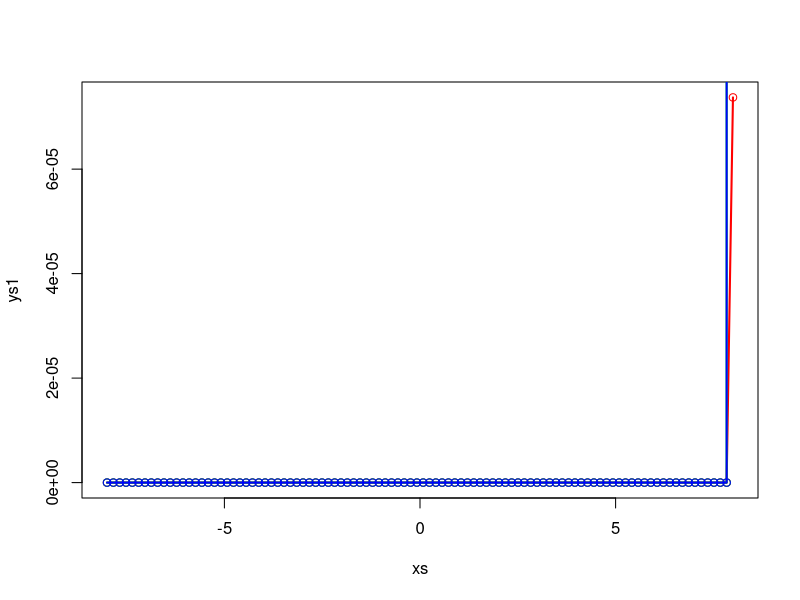
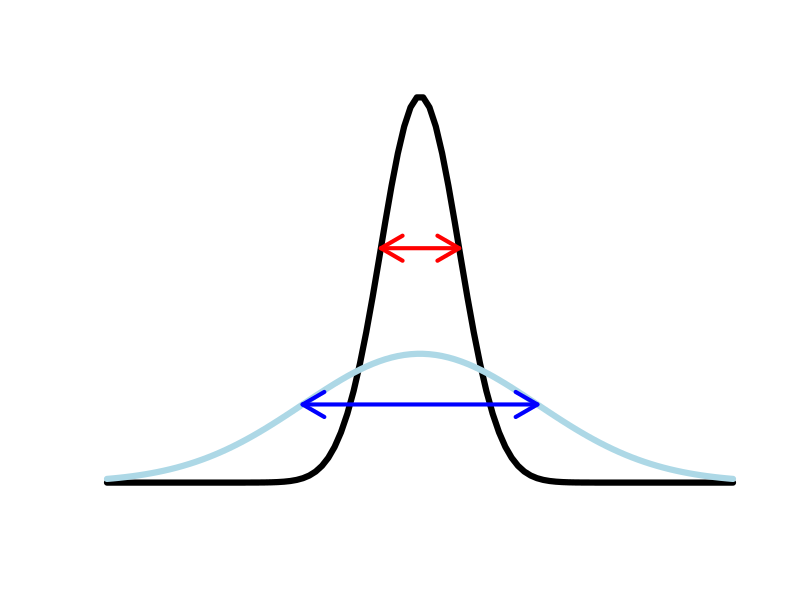
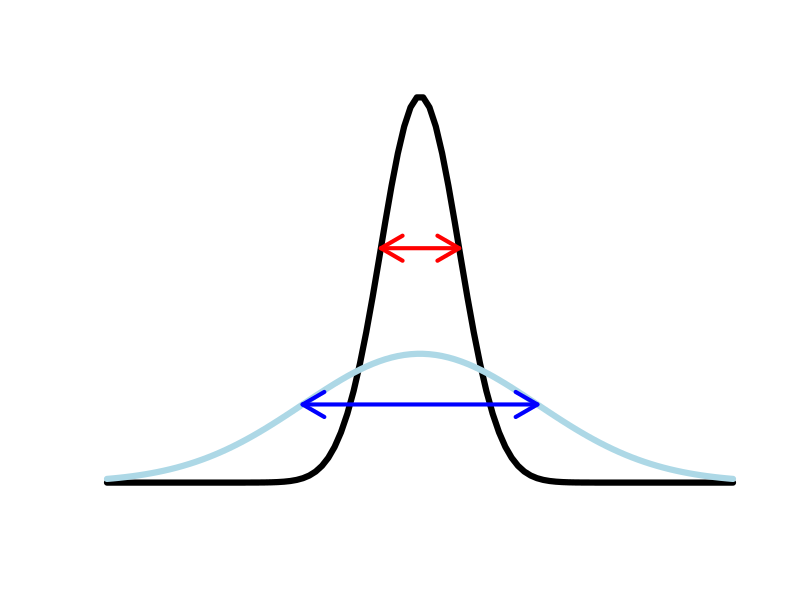
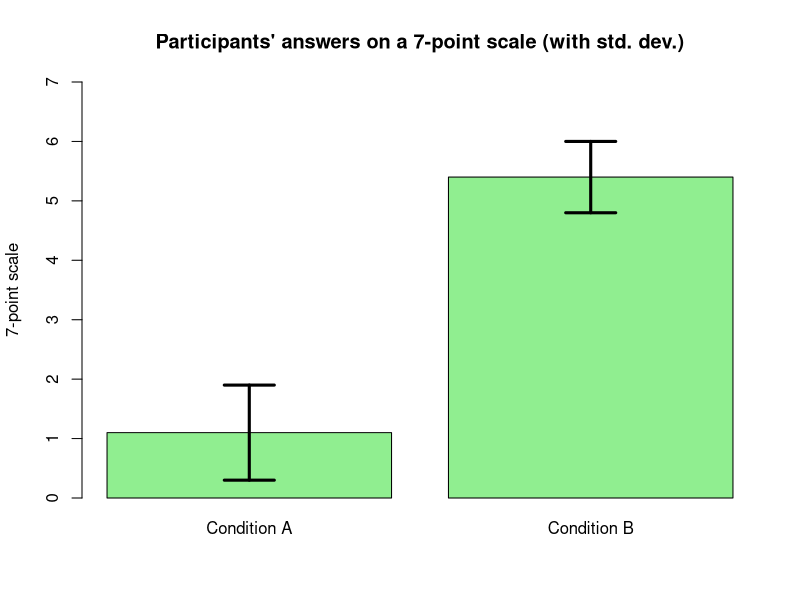
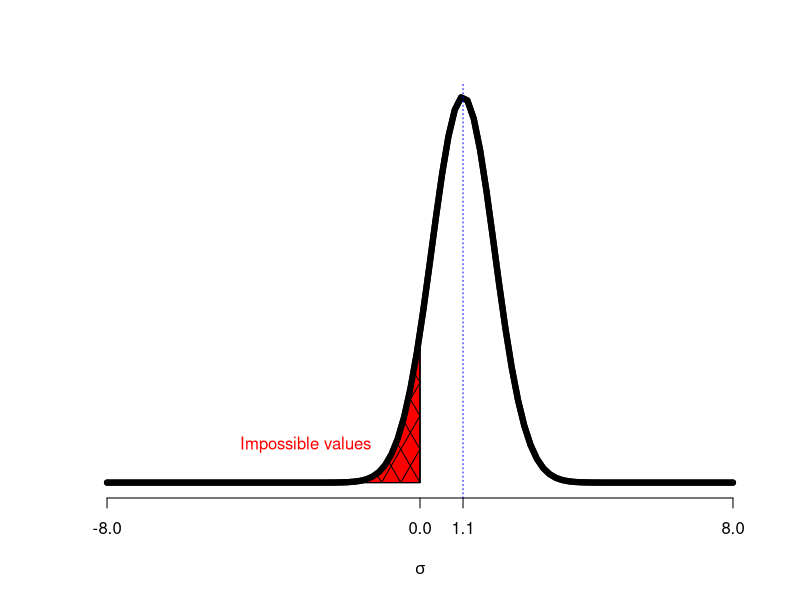
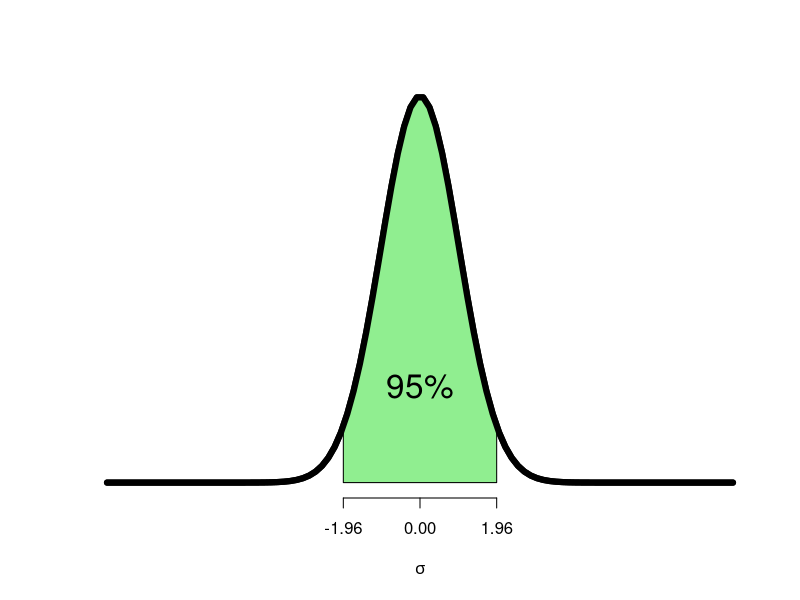
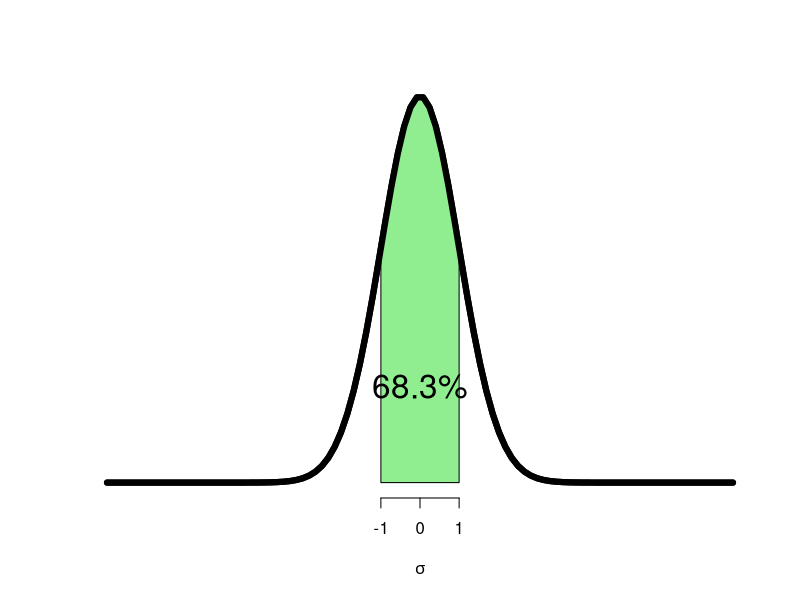
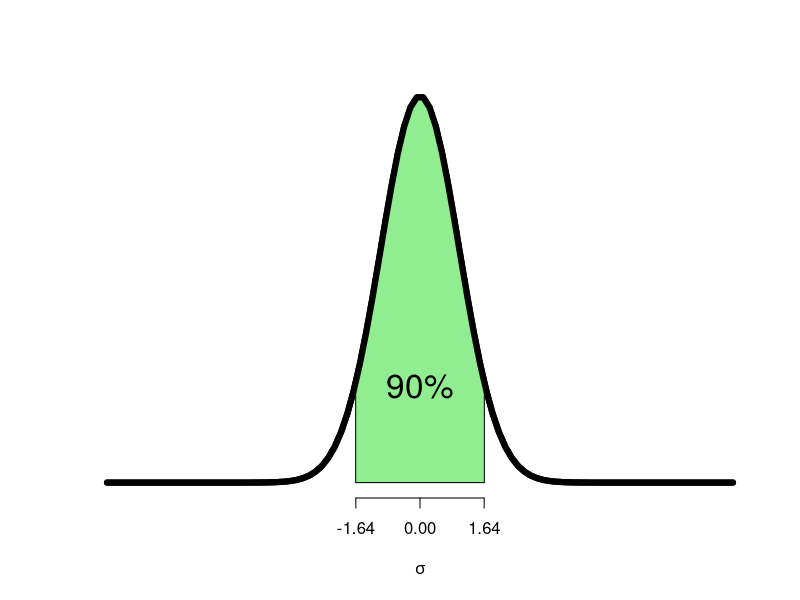

R code for these plots, in order:



#BASIC PLOTS


xs = seq(-8,8, length.out=100)
ys1 = dnorm(xs)
ys2 = dnorm(xs, sd=3)

png('/home/maciek/Work/teaching/ASU_STATS_MODULE/lecture2/images/var.png', width=480*2, height=480)

plot(xs, ys1, type='l', lwd=6, xlab='',ylab='', xaxt='n', yaxt='n', bty='n')
lines(xs, ys2, col='lightblue', lwd=6)

arrows(-1, dnorm(-1), 1, dnorm(1), code=3, col='red', lwd=4)
arrows(-3, dnorm(-3, sd=3), 3, dnorm(3, sd=3), code=3, col='blue', lwd=4)
dev.off()



png('/home/maciek/Work/teaching/ASU_STATS_MODULE/lecture2/images/mean.png', width=480*2, height=480)

plot(xs, ys1, type='l', lwd=6, xlab='',ylab='', xaxt='n', yaxt='n', bty='n')
lines(xs, ys2, col='lightblue', lwd=6)

arrows(-1, dnorm(-1), 1, dnorm(1), code=3, col='red', lwd=4)
arrows(-3, dnorm(-3, sd=3), 3, dnorm(3, sd=3), code=3, col='blue', lwd=4)
dev.off()



###PSYCH
png('/home/maciek/Work/teaching/ASU_STATS_MODULE/lecture2/images/psych.png')
b = barplot(c(1.1,5.4), ylim=c(0,7), col='lightgreen', main="Participants' answers on a 7-point scale (with std. dev.)", ylab='7-point scale', names.arg=c('Condition A', 'Condition B'))
arrows(b[1],0.3,b[1],1.9, angle=90, code=3, lwd=3)
arrows(b[2],4.8,b[2],6, angle=90, code=3, lwd=3)
dev.off()

png('/home/maciek/Work/teaching/ASU_STATS_MODULE/lecture2/images/psych2.png')

xs = seq(-8,8, length.out=100)
ys1 = dnorm(xs, 1.1,.8)
xs2 = seq(-8, 0, length.out=100)
ys2 = dnorm(xs2, 1.1,.8)

plot(xs, ys1, type='l', lwd=6, xlab=expression(sigma),ylab='', xaxt='n', yaxt='n', bty='n')
polygon(c(xs2, rev(xs2)), c(ys2, rep(0,100)), col='red')
polygon(c(xs2, rev(xs2)), c(ys2, rep(0,100)), angle=60, density=6)
polygon(c(xs2, rev(xs2)), c(ys2, rep(0,100)), angle=-60, density=6)
lines(xs, ys1, lwd=6)
axis(1, at=c(-8, 0, 1.1, 8)) 
abline(v=1.1, col='blue', lty=3)
text(-1,dnorm(0, 1.1,.8)/4, 'Impossible values', col='red', cex=1, pos=2)
dev.off()

###NORMAL PLOTS

plot_norm_region = function(alpha){
	xs = seq(-8,8, length.out=100)
	ys1 = dnorm(xs)
	xs2 = seq(qnorm(alpha), qnorm(1-alpha), length.out=100)
	ys2 = dnorm(xs2)
	plot(xs, ys1, type='l', lwd=6, xlab=expression(sigma),ylab='', xaxt='n', yaxt='n', bty='n')
	polygon(c(xs2, rev(xs2)), c(ys2, rep(0,100)), col='lightgreen')
	lines(xs, ys1, lwd=6)
	axis(1, at=round(c(qnorm(alpha),0,qnorm(1-alpha)),2)) 
	text(0, dnorm(0)/4, paste(round(100-alpha*200,1), '%', sep=''),cex=2)
}

png('/home/maciek/Work/teaching/ASU_STATS_MODULE/lecture2/images/normA.png')
plot_norm_region(.025); dev.off()
png('/home/maciek/Work/teaching/ASU_STATS_MODULE/lecture2/images/normB.png')
plot_norm_region(0.1586553); dev.off()
png('/home/maciek/Work/teaching/ASU_STATS_MODULE/lecture2/images/normC.png')
plot_norm_region(.05); dev.off()
png('/home/maciek/Work/teaching/ASU_STATS_MODULE/lecture2/images/normD.png')
plot_norm_region(.005); dev.off()




### CENTRAL LIMIT THEORUM PLOTS:


z = runif(1000, -1000, 1000)
z = c(z, (rbeta(1000, .4, .2)*2000 - 1000))
z = c(z, (rbeta(1000, 3, 2)*2000 - 1000))

png('/home/maciek/Work/teaching/ASU_STATS_MODULE/lecture2/images/crazy_data.png')
plot(density(z), type='l', lwd=6, xlab='',ylab='', xaxt='n', yaxt='n', bty='n', main='', col='blue')
abline(h=0, lwd=2)
dev.off()

png('/home/maciek/Work/teaching/ASU_STATS_MODULE/lecture2/images/sane_mean.png')
xs = seq(-8,8, length.out=100)
ys1 = dnorm(xs)
plot(xs,ys1, type='l', lwd=6, xlab='',ylab='', xaxt='n', yaxt='n', bty='n', main='', col='red')
abline(h=0, lwd=2)
dev.off()


png('/home/maciek/Work/teaching/ASU_STATS_MODULE/lecture2/images/crazy_data2.png')
plot(density(z), type='l', lwd=6, xlab='',ylab='', xaxt='n', yaxt='n', bty='n', main='', col='blue')
yy = density(z)$y[which(abs(density(z)$x) == min(abs(density(z)$x)))]/2
arrows(-600,yy, 600,yy, code=3, lwd=3, col='darkgreen')
text(0,yy*1.1,expression(sigma), cex=2, col='darkgreen')
abline(h=0, lwd=2)
dev.off()

png('/home/maciek/Work/teaching/ASU_STATS_MODULE/lecture2/images/sane_mean2.png')
xs = seq(-8,8, length.out=100)
ys1 = dnorm(xs)
plot(xs,ys1, type='l', lwd=6, xlab='',ylab='', xaxt='n', yaxt='n', bty='n', main='', col='red')
yy = dnorm(0)/3
arrows(-1,yy, 1,yy, code=3, lwd=3, col='darkgreen')
text(0,yy*1.4,expression(frac(sigma,sqrt(n))), cex=2, col='darkgreen')
abline(h=0, lwd=2)
dev.off()




#Mean stacks

png('/home/maciek/Work/teaching/ASU_STATS_MODULE/lecture2/images/mean_stack_bars.png', width=480, height=480*1.5)
plot(NA, xlim=c(0,4), ylim=c(0,10), xlab='',ylab='', xaxt='n', yaxt='n', bty='n')

l = .25
r = 1.75
m = l + (r-l)/2


polygon(c(l,l,r,r),c(0,3,3,0), col='lightgreen', lwd=3)
text(m,1.5,'3', cex=6)
polygon(c(l,l,r,r),c(3,5,5,3), col='lightblue', lwd=3)
text(m,4,'2', cex=6)
polygon(c(l,l,r,r),c(5,6,6,5), col='pink', lwd=3)
text(m,5.5,'1', cex=6)
polygon(c(l,l,r,r),c(6,10,10,6), col='lightyellow', lwd=3)
text(m,8,'4', cex=6)

l = 2.25
r = 3.75
m = l + (r-l)/2

polygon(c(l,l,r,r),c(0,2.5,2.5,0), col='coral', lwd=3)
text(m,1.25,'2.5', cex=6)
polygon(c(l,l,r,r),c(2.5,5,5,2.5), col='coral', lwd=3)
text(m,2.5+1.25,'2.5', cex=6)
polygon(c(l,l,r,r),c(5,7.5,7.5,5), col='coral', lwd=3)
text(m,5 + 1.25,'2.5', cex=6)
polygon(c(l,l,r,r),c(7.5,10,10,7.5), col='coral', lwd=3)
text(m,10-1.25,'2.5', cex=6)
dev.off()

### Binom plot?

ys1 = dbinom(xs, 10, .2)
ys2 = dbinom(xs, 10, .5)
ys3 = dbinom(xs, 10, .8)
plot(xs, ys1, lwd=2, col='red', type='l')
points(xs, ys1, col='red')

lines(xs, ys2, lwd=2, col='green')
points(xs, ys2, col='green')

lines(xs, ys3, lwd=2, col='blue')
points(xs, ys3, col='blue')




#MORE BINOM PLOTS, FOR LECTURE 3

png('/home/monkey/Work/teaching/ASU_STATS_MODULE/lecture3/images/nhst1.png', width=900, height=700)
line_col = rgb(0,1,0,.4)
line_col2 = rgb(0,0,1,.4)

xs = seq(0,60, by=1)
xsB = seq(0,60, by=3)
xsC1 = xsB[!1:20%%2]
xsC2 = xsB[!!1:20%%2]
ys1 = dbinom(xs, 60, .5)
ys2 = pbinom(xs, 60, .5)
ys1B = dbinom(xsB, 60, .5)
ys2B = pbinom(xsB, 60, .5)
ys2C1 = pbinom(xsC1, 60, .5)
ys2C2 = pbinom(xsC2, 60, .5)
plot(xs, ys1, lwd=2, col='red', ylim=c(-.03,.15), xlab='R.A.G. score', ylab='Probability (if really random)', yaxt='n', bty='n')
lines(xs, ys1, lwd=2, col=rgb(1,0,0,.4))
text(xsB, -0.015, paste(round(ys1B*100,1),'%',sep=''), pos=3)
text(xsC1, -0.0275, paste(round(ys2C1*100,1),'%',sep=''), col='blue', pos=3)
text(xsC2, -0.0325, paste(round(ys2C2*100,1),'%',sep=''), col='blue', pos=3)
mtext('PMF', 2, -1, at=-0.01, las=1)
mtext('CDF', 2, -1, at=-0.025, las=1, col='blue')


critX1 = qbinom(.95, 60, .5)
lines(c(critX1,critX1), c(0, .14), col=line_col, lwd=2)
arrows(critX1-.5, .135, critX1-10, .135, col=line_col, lwd=2)
arrows(critX1+.5, .135, critX1+5, .135, col=line_col2, lwd=2)
text(critX1-.5, .14, '95% of probability mass', col='green', cex=1.3, pos=2)
text(critX1, 0, critX1, col='green', cex=1.3, pos=1)
text(critX1+.5, .14, '5% of probability mass', col='blue', cex=1.3, pos=4)
dev.off()





png('/home/monkey/Work/teaching/ASU_STATS_MODULE/lecture3/images/nhst2.png', width=900, height=700)

xs = seq(0,60, by=1)
xsB = seq(0,60, by=3)
xsC1 = xsB[!1:20%%2]
xsC2 = xsB[!!1:20%%2]
ys1 = dbinom(xs, 60, .5)
ys2 = pbinom(xs, 60, .5)
ys1B = dbinom(xsB, 60, .5)
ys2B = pbinom(xsB, 60, .5)
ys2C1 = pbinom(xsC1, 60, .5)
ys2C2 = pbinom(xsC2, 60, .5)
plot(xs, ys1, lwd=2, col='red', ylim=c(-.03,.15), xlab='R.A.G. score', ylab='Probability (if really random)', yaxt='n', bty='n')
lines(xs, ys1, lwd=2, col=rgb(1,0,0,.4))
text(xsB, -0.015, paste(round(ys1B*100,1),'%',sep=''), pos=3)
text(xsC1, -0.0275, paste(round(ys2C1*100,1),'%',sep=''), col='blue', pos=3)
text(xsC2, -0.0325, paste(round(ys2C2*100,1),'%',sep=''), col='blue', pos=3)
mtext('PMF', 2, -1, at=-0.01, las=1)
mtext('CDF', 2, -1, at=-0.025, las=1, col='blue')



critX2a = qbinom(.025, 60, .5)
critX2b = qbinom(.975, 60, .5)

lines(c(critX2a,critX2a), c(0, .14), col=line_col, lwd=2)
lines(c(critX2b,critX2b), c(0, .14), col=line_col, lwd=2)
arrows(critX2a+.5, .135, critX2a+5, .135, col=line_col, lwd=2)
arrows(critX2b-.5, .135, critX2b-5, .135, col=line_col, lwd=2)
arrows(critX2a-.5, .135, critX2a-5, .135, col=line_col2, lwd=2)
arrows(critX2b+.5, .135, critX2b+5, .135, col=line_col2, lwd=2)

text(critX2a + (critX2b-critX2a)/2, .14, '95% of probability mass', col='green', cex=1.4)
text(critX2a-.5, .14, '2.5% of probability mass', col='blue', cex=1.3, pos=2)
text(critX2b+.5, .14, '2.5% of probability mass', col='blue', cex=1.3, pos=4)
text(critX2a, 0, critX2a, col='green', cex=1.3, pos=1)
text(critX2b, 0, critX2b, col='green', cex=1.3, pos=1)
dev.off()




png('/home/monkey/Work/teaching/ASU_STATS_MODULE/lecture3/images/confint.png', width=900, height=700)
X = 40
xs = seq(0,1, length.out=100)
ys1 = sapply(xs, function(x) binom.test(40,60,x)$p.value)
plot(xs, ys1, lwd=2, col='red', ylim=c(-.03,1), xlab='Probability of putting money in own cup', ylab='p-value', bty='n')
lines(xs, ys1, lwd=3, col=rgb(1,0,0,.4))

abline(h=.05, col=line_col, lwd=2)

#critX1 = xs[which(xs == min(xs[ys1 >= .05]))-1]
#critX2 = xs[which(xs == max(xs[ys1 >= .05]))+1]

critX1 = xs[which(xs == min(xs[ys1 >= .05]))]
critX2 = xs[which(xs == max(xs[ys1 >= .05]))]
mid_x = critX1 + (critX2 - critX1)/2

lines(c(critX1,critX1), c(0, .9), col=line_col, lwd=3)
lines(c(critX2,critX2), c(0, .9), col=line_col, lwd=3)


arrows(critX1, 0.02, mid_x-.02, 0.02, col=line_col, lwd=3)
arrows(critX2, 0.02, mid_x+.02, 0.02, col=line_col, lwd=3)
text(mid_x, 0, 'Models that predict 40 with p<0.05', col='green', cex=1.3, pos=1)

text(critX1,  binom.test(40,60,critX1)$p.value+.02, round(critX1,2), col='green', cex=1.3, pos=2)
text(critX2,  binom.test(40,60,critX2)$p.value+.02, round(critX2,2), col='green', cex=1.3, pos=4)


dev.off()


png('/home/monkey/Work/teaching/ASU_STATS_MODULE/lecture3/images/normDiff.png', width=900, height=700)
#NORMAL DIFFERENCE THINGY
par(mfrow=c(2,2))
d1= rnorm(1000, -1, 3)+30
d2= rnorm(1000, 1, 3)+30
hist(c(d1,d2), col='lightgreen', breaks=20, xlim=c(20,40), xlab='')
h2a = hist(d1, plot=F, breaks=20)
h2b = hist(d2, plot=F, breaks=20)
plot(h2a, col=rgb(1,0,0,.4), xlim=c(20,40), xlab='', ylab='')
plot(h2b, col=rgb(0,0,1,.4), add=T, xlim=c(-10,10))
xs = seq(-10,10,length.out=100)
ys1 = dnorm(xs, 0, 3.2)
ys2a = dnorm(xs, -1, 3)
ys2b = dnorm(xs, 1, 3)
plot(xs+30, ys1, col='lightgreen', xlim=c(20,40), type='l', ylab='Density', xlab='R.A.G. Score', lwd=4)
plot(xs+30, ys2a, col=rgb(1,0,0,.4), xlim=c(20,40), type='l', xlab='R.A.G. Score', ylab='', lwd=4)
lines(xs+30, ys2b, col=rgb(0,0,1,.4), type='l', lwd=4)
dev.off()

